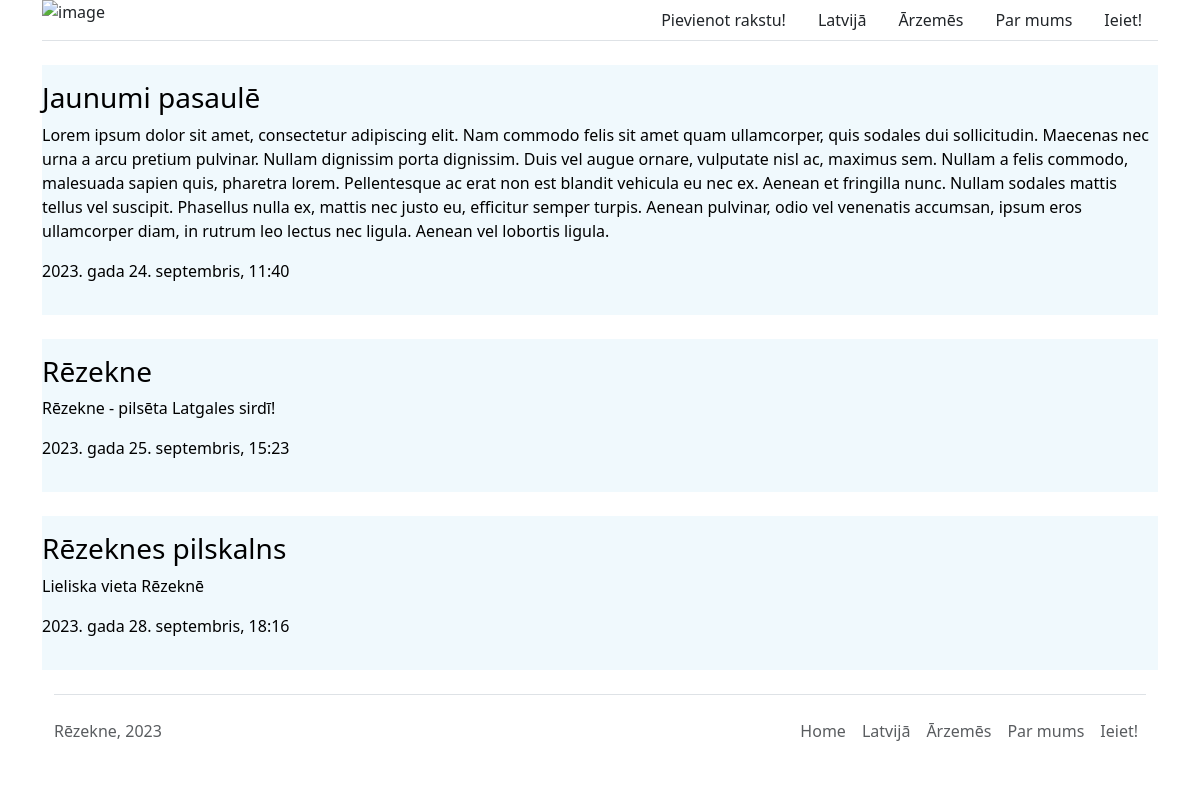
Before: / with the older database file.
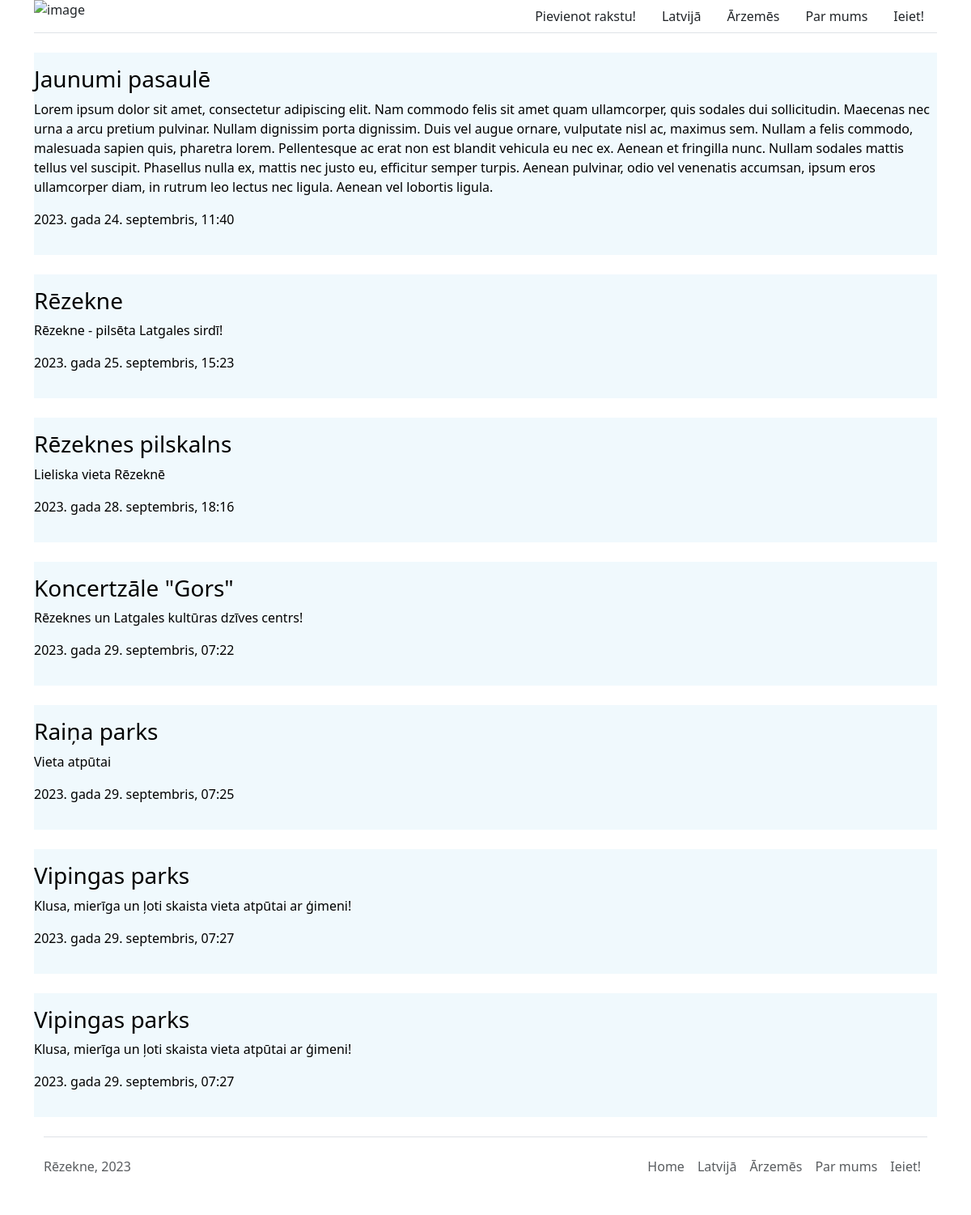
After: the same page with the newer database file.
### main/models.py (models this page shows, shortened)
class Article(models.Model):
    title = models.CharField(max_length=30)
    text = models.TextField()
    image = models.ImageField(blank=True)
    category = models.ForeignKey(Category, on_delete=models.CASCADE, blank=True, null=True)
    pub_date = models.DateTimeField(auto_now_add=True, blank=True, null=True)

### main/views.py (the view)
# urls.py: path("", views.index, name="index"),
def index(request):
    return render(request, "startPage.html", {"articles": Article.objects.all()} )

### main/template/startPage.html (shortened to what this page needs)
{% extends 'base.html' %}
{% block content %}
    {% for article in articles %}
   <div class="article-item py-3 mb-4" style="background-color: rgb(240, 249, 253);">
    <a href="{% url 'article' article.id %}" class="article-link">
        <h3>{{ article.title }}</h3>
        <p>{{article.text}}</p>
        <p>{{ article.pub_date }}</p>
    </a>
   </div>
    {% endfor %}
{% endblock content %}

### main/template/base.html (shortened to what this page needs)
{% load static %}
<!DOCTYPE html>
<html lang="en">
<head>
    <link href="https://cdn.jsdelivr.net/npm/bootstrap@5.3.2/dist/css/bootstrap.min.css" rel="stylesheet"
>
    <link rel="stylesheet" href="{% static 'CSS/base.css' %}">
    <link rel="stylesheet" href="{% static 'CSS/form.css' %}">
</head>
<body>
    <div class="container">
      <header class="d-flex flex-wrap justify-content-center mb-4 border-bottom">
        <a href="/" class="d-flex align-items-center mb-3 mb-md-0 me-md-auto text-dark text-decoration-none">
         <img src="{% static 'img/logo-2.jpg' %}" class="img-fluid" alt="image" width ="140" height="40">
        </a>
        <ul class="nav nav-pills my-auto">
          <li class="nav-item"><a href="{% url 'create' %}" class="nav-link text-dark" aria-current="page">Pievienot rakstu!</a></li>
          <li class="nav-item"><a href="#" class="nav-link text-dark">Latvijā</a></li>
          <li class="nav-item"><a href="#" class="nav-link text-dark">Ārzemēs</a></li>
          <li class="nav-item"><a href="{% url 'aboutUs' %}" class="nav-link text-dark font-weight-bold">Par mums</a></li>
          <li class="nav-item"><a href="#" class="nav-link text-dark">Ieiet!</a></li>
        </ul>
      </header>
    {% block content %}{% endblock content %}
    <div class="container footer">
      <footer class="d-flex flex-wrap justify-content-between align-items-center py-3 my-4 border-top">
        <p class="col-md-4 mb-0 text-body-secondary">Rēzekne, 2023</p>
        <ul class="nav col-md-4 justify-content-end">
          <li class="nav-item"><a href="/" class="nav-link px-2 text-body-secondary">Home</a></li>
          <li class="nav-item"><a href="#" class="nav-link px-2 text-body-secondary">Latvijā</a></li>
          <li class="nav-item"><a href="#" class="nav-link px-2 text-body-secondary">Ārzemēs</a></li>
          <li class="nav-item"><a href="#" class="nav-link px-2 text-body-secondary">Par mums</a></li>
          <li class="nav-item"><a href="#" class="nav-link px-2 text-body-secondary">Ieiet!</a></li>
        </ul>
      </footer>
    </div>
  </div>
</body>
</html>

### main/static/CSS/base.css (style rules this page uses)
body { margin: 0px; padding: 0px; }
.article-item { max-width: 1296px; margin: auto; }
.article-link { text-decoration: none; color: black; }

Changed rows visible on the page:
added Article: title "Koncertzāle \"Gors\"", text "Rēzeknes un Latgales kultūras dzīves centrs!", pub_date "2023. gada 29. septembris, 07:22"
added Article: title "Raiņa parks", text "Vieta atpūtai", pub_date "2023. gada 29. septembris, 07:25"
added Article: title "Vipingas parks", text "Klusa, mierīga un ļoti skaista vieta atpūtai ar ģimeni!", pub_date "2023. gada 29. septembris, 07:27"
added Article: title "Vipingas parks", text "Klusa, mierīga un ļoti skaista vieta atpūtai ar ģimeni!", pub_date "2023. gada 29. septembris, 07:27"
